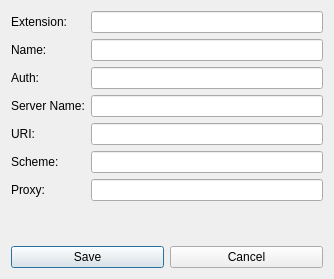
<?xml version="1.0" encoding="UTF-8"?>
<ui version="4.0">
 <class>DlgSetting</class>
 <widget class="QDialog" name="DlgSetting">
  <property name="geometry">
   <rect>
    <x>0</x>
    <y>0</y>
    <width>334</width>
    <height>279</height>
   </rect>
  </property>
  <property name="windowTitle">
   <string>Phone Login Settings</string>
  </property>
  <layout class="QHBoxLayout" name="horizontalLayout_2">
   <item>
    <layout class="QVBoxLayout" name="verticalLayout">
     <item>
      <layout class="QFormLayout" name="formLayout">
       <item row="0" column="0">
        <widget class="QLabel" name="lblExtn">
         <property name="text">
          <string>Extension:</string>
         </property>
         <property name="buddy">
          <cstring>leExtn</cstring>
         </property>
        </widget>
       </item>
       <item row="0" column="1">
        <widget class="QLineEdit" name="leExtn"/>
       </item>
       <item row="1" column="0">
        <widget class="QLabel" name="lblName">
         <property name="text">
          <string>Name:</string>
         </property>
         <property name="buddy">
          <cstring>leName</cstring>
         </property>
        </widget>
       </item>
       <item row="1" column="1">
        <widget class="QLineEdit" name="leName"/>
       </item>
       <item row="2" column="0">
        <widget class="QLabel" name="lblPwd">
         <property name="text">
          <string>Auth:</string>
         </property>
         <property name="buddy">
          <cstring>lePwd</cstring>
         </property>
        </widget>
       </item>
       <item row="2" column="1">
        <widget class="QLineEdit" name="lePwd"/>
       </item>
       <item row="3" column="0">
        <widget class="QLabel" name="lblServer">
         <property name="text">
          <string>Server Name:</string>
         </property>
         <property name="buddy">
          <cstring>leServer</cstring>
         </property>
        </widget>
       </item>
       <item row="3" column="1">
        <widget class="QLineEdit" name="leServer"/>
       </item>
       <item row="4" column="0">
        <widget class="QLabel" name="lblURI">
         <property name="text">
          <string>URI:</string>
         </property>
         <property name="buddy">
          <cstring>leURI</cstring>
         </property>
        </widget>
       </item>
       <item row="4" column="1">
        <widget class="QLineEdit" name="leURI"/>
       </item>
       <item row="5" column="0">
        <widget class="QLabel" name="label">
         <property name="text">
          <string>Scheme:</string>
         </property>
         <property name="buddy">
          <cstring>leScheme</cstring>
         </property>
        </widget>
       </item>
       <item row="5" column="1">
        <widget class="QLineEdit" name="leScheme"/>
       </item>
       <item row="6" column="0">
        <widget class="QLabel" name="label_2">
         <property name="text">
          <string>Proxy:</string>
         </property>
         <property name="buddy">
          <cstring>leProxy</cstring>
         </property>
        </widget>
       </item>
       <item row="6" column="1">
        <widget class="QLineEdit" name="leProxy"/>
       </item>
      </layout>
     </item>
     <item>
      <layout class="QHBoxLayout" name="horizontalLayout">
       <item>
        <widget class="QPushButton" name="pbCreate">
         <property name="text">
          <string>Save</string>
         </property>
        </widget>
       </item>
       <item>
        <widget class="QPushButton" name="pbCancel">
         <property name="text">
          <string>Cancel</string>
         </property>
        </widget>
       </item>
      </layout>
     </item>
    </layout>
   </item>
  </layout>
 </widget>
 <resources/>
 <connections>
  <connection>
   <sender>pbCancel</sender>
   <signal>clicked()</signal>
   <receiver>DlgSetting</receiver>
   <slot>close()</slot>
   <hints>
    <hint type="sourcelabel">
     <x>201</x>
     <y>257</y>
    </hint>
    <hint type="destinationlabel">
     <x>305</x>
     <y>177</y>
    </hint>
   </hints>
  </connection>
 </connections>
</ui>
